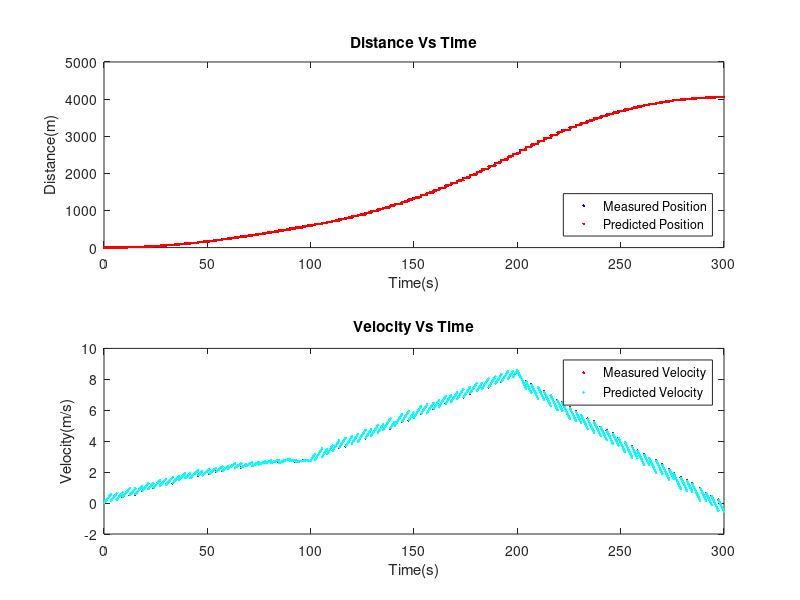

This chart was generated by the following MATLAB code:

%----------ENTS 659M (Intelligent Wireless Technologies Project) -----------
%Name: Rohith Prabha Krishnan
%UID: 114203274 
%Here we design a Kalman filter which is used to predict the distance and
%velocity of a moving vehicle. The prediction is done using the measurement
%values from the accelerometer updates and measurement is done with the
%help of GPS information made available.

%Clear all variables in the cache.
clc
clear

%Open the file containing the accelerometer readings and read into an
% array --> Driving_Force
fileID1 = fopen('driving_force.txt');
Driving_Force = textscan(fileID1,'%f');
fclose(fileID1);

%Open the file containing the GPS readings and read into an
% array --> GPS_data_unsorted
%We need only the time, position and velocity from the GPS data. These data
%can be safely extracted using the format specifier as given below.
fileID2 = fopen('GPS_measurement_data.txt','r');
GPS_data_unsorted = textscan(fileID2,'%f\n%*s%*s%f%*s%*s%*s%*s%*s%*s%*s%*s%*s%*s%*s%*s\n%*s%*s%*s%*s%*s%*s%*s%f%*s','Delimiter',',');
fclose(fileID1);


%Initialisation of Variables
X{1,1} = [0;0]; %State Matrix
W0 = [0.1;0.001]; % Process Noise vector
B0 = [2.75*10^-10;0.1]; % Measurement noise vector
Q = [10 0;0 1]; % Process Noise covariance matrix
R = [2.75*10^-10 0;0 0.1]; % Measurement Noise covariance matrix
P{1,1} = Q;
F = [1 0.1;0 1];
I = eye(2); % Identity Matrix

%Setting up variables which will keep track of the time expired.
time_counter = 0;

% Extracting the GPS values*(Time, Distance, Velocity) into a column vector
 acc_reading = Driving_Force{1,1};
 GPS_time_stamp=GPS_data_unsorted{1,1};
 GPS_position = GPS_data_unsorted{1,2};
 GPS_velocity = GPS_data_unsorted{1,3}/3.6;

%Calculate the value of R-LAT
a = 6378137;
b = 6356752.3142;
f = (a-b)/a;
e = sqrt(f*(1-f));
r_lat = (a *(1-e^2)*2*pi)/(360*(1-(e^2*((sind(GPS_position(1,1)))^2)))^1.5);
H = [1/(r_lat+54) 0;0 3.6];

for i=1:1:length(GPS_position)
    GPS_meas_distance{i,1}(1,1)=(GPS_position(i,1) - GPS_position(1,1))*(r_lat+54);
    GPS_meas_distance{i,1}(2,1)=GPS_velocity(i,1);
end
j = 1;  %2
%run a loop for predicting the next values for Distance and Velocity
for i=2:1:length(acc_reading)
    %Every loop corresponds to the sampling interval of the accelerometer
    %i.e. 100 ms.
    time_counter = time_counter+0.1;
    X{i,1} = F*X{i-1,1}+[0;0.1]*acc_reading(i-1,1) + I*W0;
    P{i,1} = F*P{i-1,1}*F' + Q;
    %The following vector saves the prediction values alone without the
    %measurement update
    X_pred_pos(i,1) = X {i,1}(1,1);
    X_pred_vel(i,1) = X {i,1}(2,1); 
    %Measurement is done only inside the GPS block. Initialise all other
    %values with Nan so that they are not plotted.
    X_mes_pos(i,1) = NaN;
    X_mes_vel(i,1) = NaN;
    
    %The following loop will run until the GPS time stamp array reaches its
    %end
    if(j<=length(GPS_time_stamp))
        %GPS values can be only used after the current time reaches the GPS Time Stamp
        if (GPS_time_stamp(j,1) <= time_counter) 
            %disp(j);
            % calculating Kalman Gain
            K{j,1}= (P{i,1}*H')/((H*P{i,1}*H'+ R));
            Z{j,1} = H*GPS_meas_distance{j,1} + I*B0 ;
            X{i,1} = X{i,1} + K{j,1}*(Z{j,1}-H*X{i,1});
            P{i,1} = (I- (K{j,1}*H))*P{i,1};
            %Increment the count of the GPS Time Stamp counter
            j = j+1;
            % store the measurement values in order to plot them
            X_mes_pos(i,1) = X{i,1}(1,1);
            X_mes_vel(i,1) =X{i,1}(2,1);
        end
    end
end

time = 0:0.1:300;

%----PLOT----%
figure (1)
subplot(2,1,1)
% plotting predicted position and measured position with respect to time
% Blue dot represents Mesaured position updates from GPS and red dots
% represent the Predicted position updates.
plot(time,X_mes_pos,'b.',time,X_pred_pos,'r.')
legend('Measured Position','Predicted Position','Location','southeast')
xlabel('Time(s)')
ylabel('Distance(m)')
title('Distance Vs Time') 
subplot(2,1,2)
plot(time,X_mes_vel,'r.',time,X_pred_vel,'c.')
legend('Measured Velocity','Predicted Velocity','Location','northeast')
xlabel('Time(s)')
ylabel('Velocity(m/s)')
title('Velocity Vs Time')

